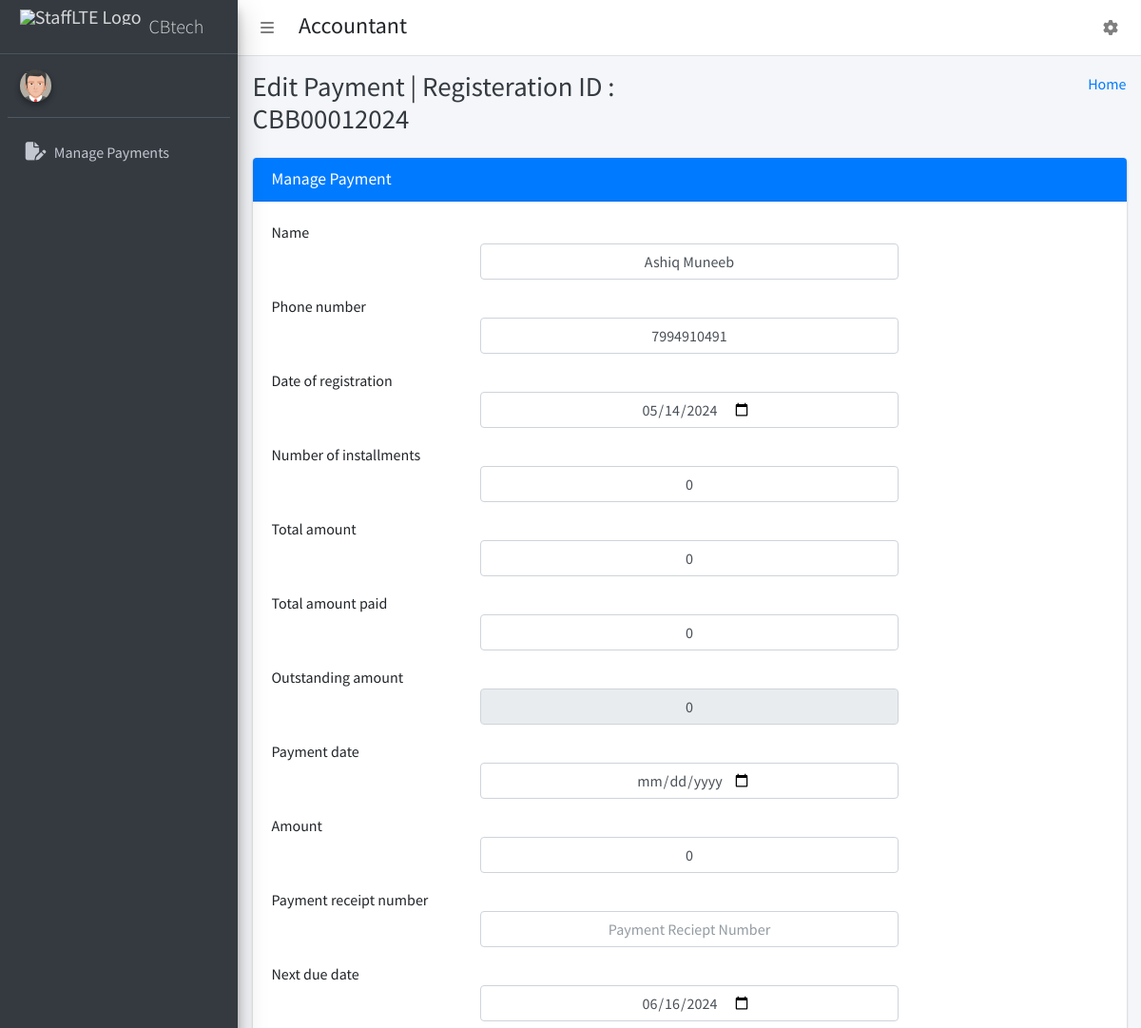
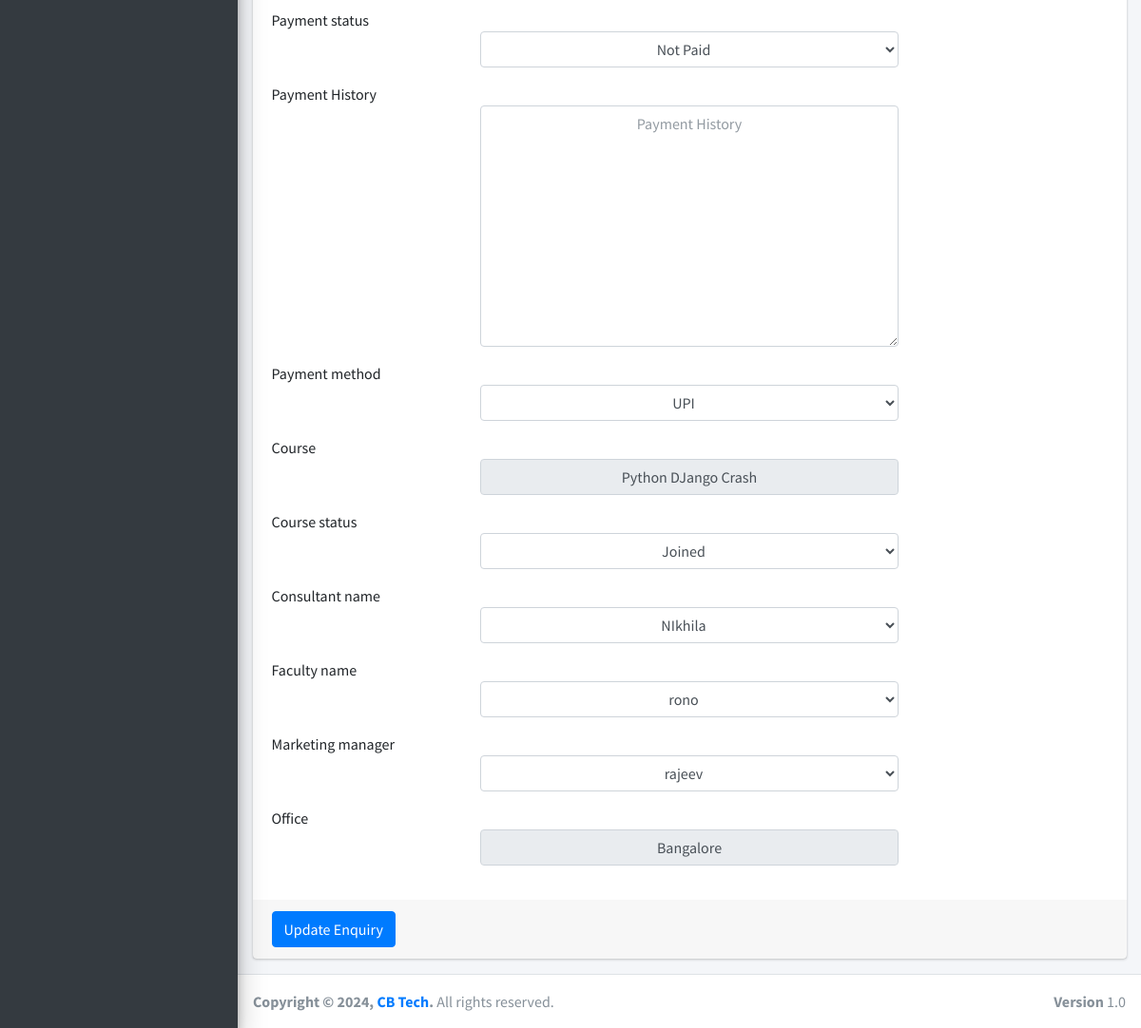
Screenshot of /accountant_edit_enquiry/2 (signed in) with the database file from the repository (2 pictures, top to bottom).
### cbtech_app/models.py (models this page shows, shortened)
class Enquiry(models.Model):
    name=models.CharField(max_length=40, blank=False,)
    phone_number=models.CharField(max_length=15)
    email_id=models.CharField(max_length=60)
    gender = models.CharField(max_length=8,blank=True,null=True)
    guardian_name=models.CharField(max_length=40, blank=True,null=True)
    alternate_phone_number=models.CharField(blank=True,null=True,max_length=15)
    address=models.TextField(max_length=80, blank=True,null=True)
    college=models.CharField(max_length=30,blank=True,null=True)
    qualification = models.CharField(max_length=30,blank=False,null=True)
    year_of_pass =models.IntegerField(null=False,blank=False,default=current_year)
    technical_skills=models.CharField(max_length=60,blank=True,null=True)
    enquiry_id= models.AutoField(primary_key=True)
    lead_type=models.CharField(max_length=30,blank=True,null=True,default='Walk-In')
    status_of_enquiry = models.CharField(max_length=15,default='Not Contacted',blank=True,null=True)
    date_of_enquiry=models.DateField(default=timezone.now)
    remarks=models.TextField(max_length=120,blank=True,null=True)
    mode_of_class = models.CharField(max_length=10,blank=True,null=True)
    student_registration_id = models.CharField(max_length=40,blank=True,null=True,default=None)
    date_of_registration=models.DateField(blank=False,null=True,default=timezone.now)
    profile_pic=models.ImageField(upload_to = 'photos/', blank=True,null=True)
    course = models.CharField(max_length=20,blank=True,null=True)
    type_choices = (
        ('Full Time','Full Time'),
        ('Crash','Crash'),
        ('Project','Project'),
    )
    course_type = models.CharField(max_length=10,choices=type_choices,blank=True,null=True)
    course_duration = models.CharField(max_length=25,default='4 Months',choices=type_choices)
    joined_date=models.DateField(blank=True,null=True,auto_now_add=True)
    course_status = models.CharField(max_length=10,blank=True,null=True)
    total_amount=models.PositiveIntegerField(blank=True,default=0000)
    number_of_installments = models.IntegerField(default=0)
    next_due_date = models.DateField(default=get_random_date_next_month())
    payment_status = models.CharField(max_length=15,blank=True,null=True)
    payment_History = models.TextField(blank=True,default="",null=True)
    payment_method = models.CharField(max_length=20,blank=True,null=True)
    amount= models.PositiveIntegerField(null=False,default=000)
    total_amount_paid = models.PositiveIntegerField(null=False,default=000)
    outstanding_amount = models.PositiveIntegerField(null=False,default=000)
    payment_receipt_number = models.CharField(max_length=20,blank=True,null=True)
    payment_date = models.DateField(blank=True,null=True)
    declaration_type = models.CharField(max_length=10,null=True,blank=False)
    declaration = models.CharField(max_length=10,null=True,blank=False)
    consultant_name = models.CharField(max_length=10,blank=False,null=False,default='')
    faculty_name = models.CharField(max_length=20,blank=True,null=True)
    reference_name = models.CharField(max_length=40,blank=True,null=True)
    reference_contact_number = models.CharField(blank=True,null=True,default='',max_length=15)
    marketing_manager=models.CharField(max_length=40,null=True,blank=True)
    office = models.CharField(max_length=13,blank=True,null=True)
    updated_by = models.CharField(max_length=40,null=True,blank=False)
    updated_date = models.DateField(null=True,blank=False)
    project_status = models.CharField(null=True,max_length=15,blank=True)
    certificate = models.CharField(null=True,max_length=55,blank=True)
    exam = models.CharField(null=True,max_length=15,blank=True)
    course_completion=models.CharField(null=True,max_length=100,blank=True)
    placement_session_attended=models.CharField(null=True,max_length=200,blank=True)
    @property
    def registration_id(self):
        prefix=''
        if self.status_of_enquiry == 'Registered' and self.student_registration_id==None:
            if self.office == 'Trivandrum':
                prefix = 'CBT'
            elif self.office == 'kadavanthra':
                prefix = 'CB'
            elif self.office == 'Calicut':
                prefix = 'CBC'
            elif self.office == 'Bangalore':
                prefix = 'CBB'
            year = self.date_of_registration.year
            last_registered_student = Enquiry.objects.filter(status_of_enquiry='Registered', office=self.office).order_by('-student_registration_id').first()
            print(last_registered_student)
            if last_registered_student:
                last_registration_id = last_registered_student.student_registration_id
                last_registration_id_number = int(extract_numeric_part(last_registration_id))
                new_registration_id_number = last_registration_id_number + 1
            else:
                new_registration_id_number = 1
            new_registration_id = f"{prefix}{new_registration_id_number:04d}{year}"
            return new_registration_id
        return self.student_registration_id

### cbtech_app/AccountantViews.py (the view)
# urls.py: path('accountant_edit_enquiry/<enquiry_id>', AccountantViews.accountant_edit_enquiry, name="accountant_edit_enquiry"),
@login_required(login_url='/')
def accountant_edit_enquiry(request, enquiry_id):
    enquiry = Enquiry.objects.get(enquiry_id=enquiry_id)
    form = accountantform(instance=enquiry,initial={'amount': 0})
    context = {
        "id": enquiry.enquiry_id,
        'reg_id':enquiry.student_registration_id,
        "form": form
    }
    return render(request, "accountant-templates/edit_enquiry.html", context)

### templates/accountant-templates/edit_enquiry.html (shortened to what this page needs)
{% extends 'accountant-templates/base_template.html' %}
{% block page_title %}
    Edit Payment | Registeration ID : {{ reg_id }}
{% endblock page_title %}
{% block main_content %}
{% load static %}
<section class="content">
        <div class="container-fluid">
            <div class="row">
                <div class="col-md-12">
                    <div class="card card-primary">
                        <div class="card-header">
                            <h3 class="card-title">Manage Payment</h3>
                        </div>
                        {% url 'accountant_edit_enquiry_save' enquiry_id=id as action_paths %}
                        {% include 'accountant-templates/form_template.html' with messages=messages form=form action_path=action_paths button_text="Update Enquiry" %}
                    </div>
                </div>
            </div>
        </div>
</section>
  {% endblock main_content %}

### templates/accountant-templates/form_template.html (shortened to what this page needs)
<form role="form" method="POST" action="{{ action_path }}" enctype="multipart/form-data">
    <div class="card-body">
        {% for field in form %}
            <div class="form-group">
                 {{field.label}}
                {{ field }}
            </div>
        {% endfor %%}
    </div>
    <div class="card-footer">
    <button type="submit" class="btn btn-primary">{{ button_text }}</button>
    </div>
</form>

### templates/accountant-templates/base_template.html (style rules this page uses)
.class1 { display: flex; justify-content: center; text-align: center; width: 50%; margin-left: 25%; }

### rows the page displays
Enquiry: student_registration "CBB00012024", form "Ashiq Muneeb" "7994910491" "05/14/2024" "0" "0" "0" "0" "0" "06/16/2024" "Not Paid" "UPI" "Python DJango Crash" "Joined" "NIkhila" "rono" "rajeev" "Bangalore"

### other values shown
{{ field.label }} "Name" "Phone number" "Date of registration" "Number of installments" "Total amount" "Total amount paid" "Outstanding amount" "Payment date" "Amount" "Payment receipt number" "Next due date" "Payment status" "Payment History" "Payment method" "Course" "Course status" "Consultant name" "Faculty name" "Marketing manager" "Office"
{{ button_text }} "Update Enquiry"
